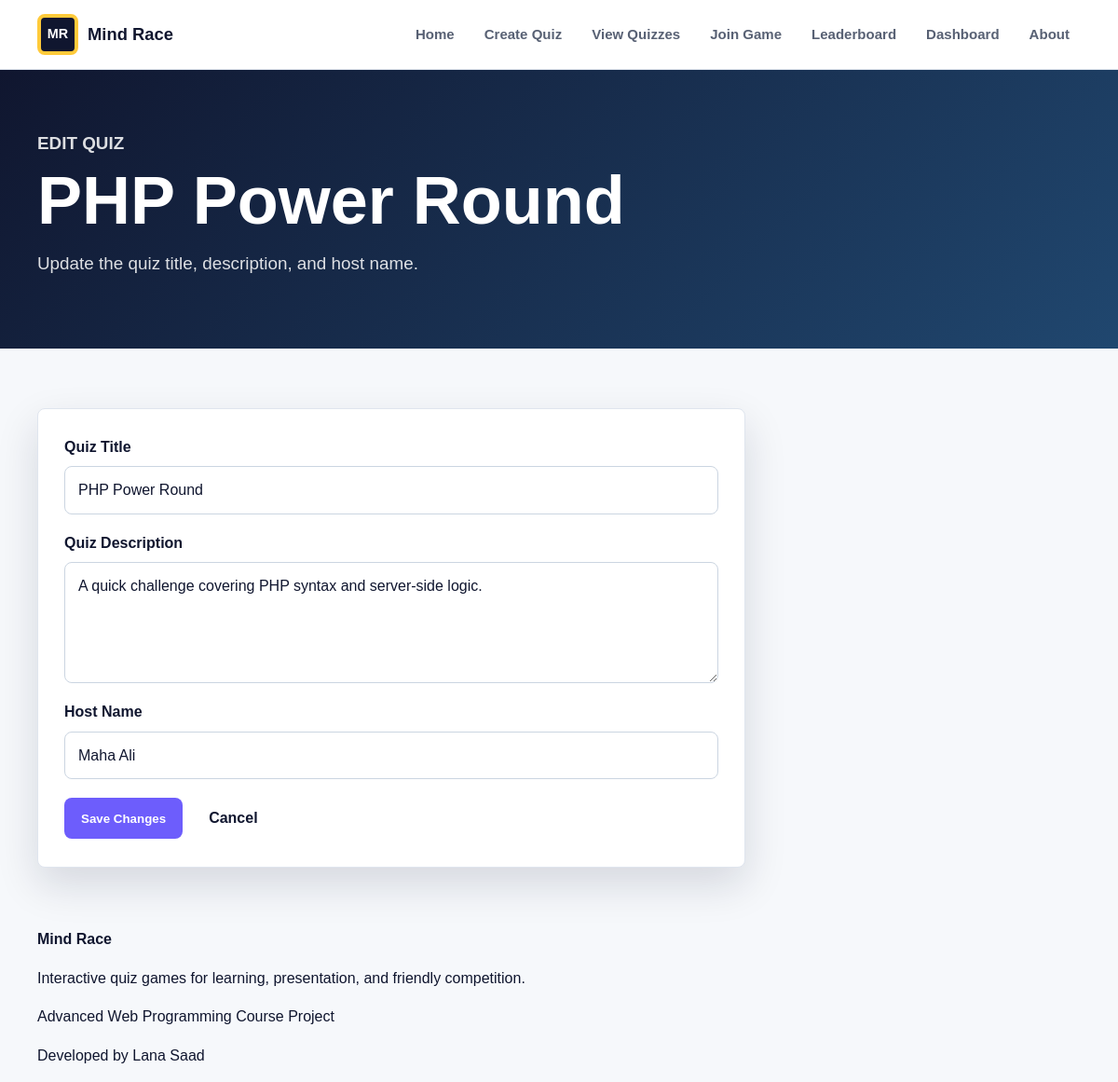
Screenshot of /edit_quiz.php?id=2 with the database file from the repository.
### tables this page shows
CREATE TABLE quizzes (
    id INT AUTO_INCREMENT PRIMARY KEY,
    title VARCHAR(150) NOT NULL,
    description TEXT NOT NULL,
    host_name VARCHAR(100) NOT NULL,
    game_code VARCHAR(20) NOT NULL UNIQUE,
    created_at TIMESTAMP DEFAULT CURRENT_TIMESTAMP
);

### includes/functions.php (called while the page is built, shortened)
<?php
function e(?string $value): string
{
    return htmlspecialchars((string) $value, ENT_QUOTES, 'UTF-8');
}
function getQuizById(PDO $pdo, int $quizId): ?array
{
    $statement = $pdo->prepare('SELECT * FROM quizzes WHERE id = :id');
    $statement->execute(['id' => $quizId]);
    $quiz = $statement->fetch();
    return $quiz ?: null;
}

### edit_quiz.php (the view, shortened to what this page needs)
<?php
require_once __DIR__ . '/includes/db.php';
require_once __DIR__ . '/includes/functions.php';
$pdo = getDbConnection();
$quizId = (int) ($_GET['id'] ?? 0);
$quiz = getQuizById($pdo, $quizId);
require_once __DIR__ . '/includes/header.php';
?>
<section class="page-hero compact-hero">
    <div class="container">
        <p class="eyebrow">Edit quiz</p>
        <h1><?= e($quiz['title']); ?></h1>
        <p>Update the quiz title, description, and host name.</p>
    </div>
</section>
<section class="section">
    <div class="container">
        <form class="form-card form-grid" method="post" action="edit_quiz.php?id=<?= e((string) $quizId); ?>" data-validate>
            <div class="field">
                <label for="title">Quiz Title</label>
                <input type="text" id="title" name="title" value="<?= e($quiz['title']); ?>" required>
            </div>
            <div class="field">
                <label for="description">Quiz Description</label>
                <textarea id="description" name="description" required><?= e($quiz['description']); ?></textarea>
            </div>
            <div class="field">
                <label for="host_name">Host Name</label>
                <input type="text" id="host_name" name="host_name" value="<?= e($quiz['host_name']); ?>" required>
            </div>
            <div class="actions">
                <button class="btn btn-primary" type="submit">Save Changes</button>
                <a class="btn btn-ghost" href="view_quizzes.php">Cancel</a>
            </div>
        </form>
    </div>
</section>
<?php require_once __DIR__ . '/includes/footer.php'; ?>

### assets/css/style.css (style rules this page uses)
:root { --ink: #10162f; --muted: #586174; --surface: #ffffff; --surface-soft: #f6f8fb; --line: #dfe5ee; --purple: #6d5dfc; --pink: #ff5c7a; --cyan: #00a7e8; --green: #20bf7a; --yellow: #ffca3a; --danger: #d93d4a; --shadow: 0 18px 45px rgba(16, 22, 47, 0.14); }
* { box-sizing: border-box; }
body { margin: 0; color: var(--ink); background: var(--surface-soft); font-family: Arial, Helvetica, sans-serif; line-height: 1.6; }
a { color: inherit; text-decoration: none; }
.container { width: min(1120px, calc(100% - 32px)); margin: 0 auto; }
.hero h1, .page-hero h1 { margin: 0; font-size: clamp(3rem, 8vw, 6.4rem); line-height: 0.95; letter-spacing: 0; }
.hero-text, .page-hero p { max-width: 640px; font-size: 1.18rem; color: rgba(255, 255, 255, 0.86); }
.eyebrow { margin: 0 0 12px; color: var(--yellow); font-weight: 800; letter-spacing: 0; text-transform: uppercase; }
.section { padding: 64px 0; }
.page-hero { color: #ffffff; background: linear-gradient(135deg, var(--ink), #20476f); }
.compact-hero { padding: 64px 0 56px; }
.compact-hero h1 { max-width: 850px; font-size: clamp(2.5rem, 6vw, 4.8rem); }
.btn { display: inline-flex; align-items: center; justify-content: center; min-height: 44px; padding: 11px 18px; border: 0; border-radius: 8px; font-weight: 800; cursor: pointer; transition: transform 0.18s ease, box-shadow 0.18s ease, background 0.18s ease; }
.btn-primary { color: #ffffff; background: var(--purple); }
.btn-ghost { color: var(--ink); background: #ffffff; }
.form-card { max-width: 760px; padding: 28px; background: var(--surface); border: 1px solid var(--line); border-radius: 8px; box-shadow: var(--shadow); }
.form-grid { display: grid; gap: 18px; }
.field { display: grid; gap: 8px; }
label { font-weight: 800; }
input, textarea, select { width: 100%; padding: 12px 14px; color: var(--ink); border: 1px solid #cbd5e1; border-radius: 8px; background: #ffffff; font: inherit; }
textarea { min-height: 130px; resize: vertical; }
.actions { display: flex; gap: 10px; flex-wrap: wrap; align-items: center; }

### rows the page displays
quizzes: title "PHP Power Round", description "A quick challenge covering PHP syntax and server-side logic.", host_name "Maha Ali"

### other values shown
$label "Home"
$label "Create Quiz"
$label "View Quizzes"
$label "Join Game"
$label "Leaderboard"
$label "Dashboard"
$label "About"
